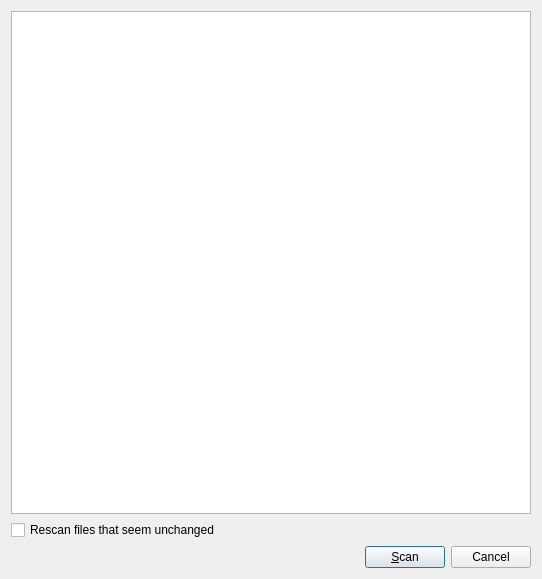
<ui version="4.0" >
 <class>ScanDlg</class>
 <widget class="QDialog" name="ScanDlg" >
  <property name="geometry" >
   <rect>
    <x>0</x>
    <y>0</y>
    <width>542</width>
    <height>579</height>
   </rect>
  </property>
  <property name="windowTitle" >
   <string>Scan</string>
  </property>
  <layout class="QVBoxLayout" >
   <item>
    <widget class="QSplitter" name="splitter" >
     <property name="orientation" >
      <enum>Qt::Horizontal</enum>
     </property>
     <widget class="QTreeView" name="m_pDirsT" />
    </widget>
   </item>
   <item>
    <widget class="QCheckBox" name="m_pForceScanCkB" >
     <property name="text" >
      <string>Rescan files that seem unchanged</string>
     </property>
    </widget>
   </item>
   <item>
    <layout class="QHBoxLayout" >
     <item>
      <spacer>
       <property name="orientation" >
        <enum>Qt::Horizontal</enum>
       </property>
       <property name="sizeHint" >
        <size>
         <width>40</width>
         <height>20</height>
        </size>
       </property>
      </spacer>
     </item>
     <item>
      <widget class="QPushButton" name="m_pScanB" >
       <property name="text" >
        <string>&amp;Scan</string>
       </property>
      </widget>
     </item>
     <item>
      <widget class="QPushButton" name="m_pCancelB" >
       <property name="text" >
        <string>Cancel</string>
       </property>
      </widget>
     </item>
    </layout>
   </item>
  </layout>
 </widget>
 <resources/>
 <connections/>
</ui>
